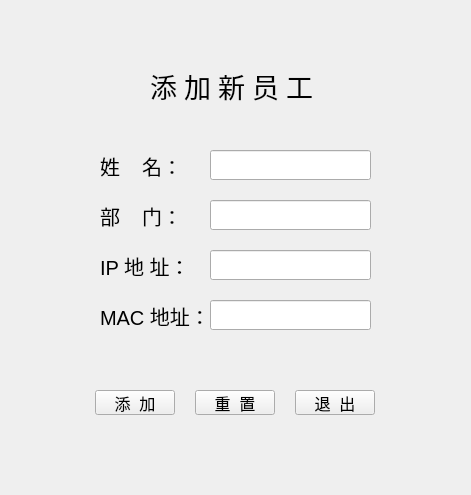
<?xml version="1.0" encoding="UTF-8"?>
<ui version="4.0">
 <class>Form</class>
 <widget class="QWidget" name="Form">
  <property name="geometry">
   <rect>
    <x>0</x>
    <y>0</y>
    <width>471</width>
    <height>495</height>
   </rect>
  </property>
  <property name="windowTitle">
   <string>Form</string>
  </property>
  <widget class="QLabel" name="title_label">
   <property name="geometry">
    <rect>
     <x>150</x>
     <y>60</y>
     <width>171</width>
     <height>51</height>
    </rect>
   </property>
   <property name="font">
    <font>
     <family>方正大黑简体</family>
     <pointsize>20</pointsize>
    </font>
   </property>
   <property name="text">
    <string>添 加 新 员 工</string>
   </property>
  </widget>
  <widget class="QLabel" name="user_label">
   <property name="geometry">
    <rect>
     <x>100</x>
     <y>150</y>
     <width>111</width>
     <height>31</height>
    </rect>
   </property>
   <property name="font">
    <font>
     <pointsize>15</pointsize>
    </font>
   </property>
   <property name="text">
    <string>姓    名：</string>
   </property>
  </widget>
  <widget class="QLineEdit" name="user_lineEdit">
   <property name="geometry">
    <rect>
     <x>210</x>
     <y>150</y>
     <width>161</width>
     <height>30</height>
    </rect>
   </property>
   <property name="font">
    <font>
     <pointsize>15</pointsize>
    </font>
   </property>
  </widget>
  <widget class="QLineEdit" name="dept_lineEdit">
   <property name="geometry">
    <rect>
     <x>210</x>
     <y>200</y>
     <width>161</width>
     <height>30</height>
    </rect>
   </property>
   <property name="font">
    <font>
     <pointsize>15</pointsize>
    </font>
   </property>
  </widget>
  <widget class="QLabel" name="dept_label">
   <property name="geometry">
    <rect>
     <x>100</x>
     <y>200</y>
     <width>111</width>
     <height>31</height>
    </rect>
   </property>
   <property name="font">
    <font>
     <pointsize>15</pointsize>
    </font>
   </property>
   <property name="text">
    <string>部    门：</string>
   </property>
  </widget>
  <widget class="QPushButton" name="add_btn">
   <property name="geometry">
    <rect>
     <x>95</x>
     <y>390</y>
     <width>80</width>
     <height>25</height>
    </rect>
   </property>
   <property name="font">
    <font>
     <pointsize>12</pointsize>
    </font>
   </property>
   <property name="text">
    <string>添  加</string>
   </property>
  </widget>
  <widget class="QPushButton" name="reset_btn">
   <property name="geometry">
    <rect>
     <x>195</x>
     <y>390</y>
     <width>80</width>
     <height>25</height>
    </rect>
   </property>
   <property name="font">
    <font>
     <pointsize>12</pointsize>
    </font>
   </property>
   <property name="text">
    <string>重  置</string>
   </property>
  </widget>
  <widget class="QPushButton" name="quit_btn">
   <property name="geometry">
    <rect>
     <x>295</x>
     <y>390</y>
     <width>80</width>
     <height>25</height>
    </rect>
   </property>
   <property name="font">
    <font>
     <pointsize>12</pointsize>
    </font>
   </property>
   <property name="text">
    <string>退  出</string>
   </property>
  </widget>
  <widget class="QLabel" name="mac_label">
   <property name="geometry">
    <rect>
     <x>100</x>
     <y>300</y>
     <width>111</width>
     <height>31</height>
    </rect>
   </property>
   <property name="font">
    <font>
     <pointsize>15</pointsize>
    </font>
   </property>
   <property name="text">
    <string>MAC 地址：</string>
   </property>
  </widget>
  <widget class="QLabel" name="ip_label">
   <property name="geometry">
    <rect>
     <x>100</x>
     <y>250</y>
     <width>111</width>
     <height>31</height>
    </rect>
   </property>
   <property name="font">
    <font>
     <pointsize>15</pointsize>
    </font>
   </property>
   <property name="text">
    <string>IP 地 址：</string>
   </property>
  </widget>
  <widget class="QLineEdit" name="mac_lineEdit">
   <property name="geometry">
    <rect>
     <x>210</x>
     <y>300</y>
     <width>161</width>
     <height>30</height>
    </rect>
   </property>
   <property name="font">
    <font>
     <pointsize>15</pointsize>
    </font>
   </property>
   <property name="text">
    <string/>
   </property>
  </widget>
  <widget class="QLineEdit" name="ip_lineEdit">
   <property name="geometry">
    <rect>
     <x>210</x>
     <y>250</y>
     <width>161</width>
     <height>30</height>
    </rect>
   </property>
   <property name="font">
    <font>
     <pointsize>15</pointsize>
    </font>
   </property>
   <property name="text">
    <string/>
   </property>
  </widget>
 </widget>
 <resources/>
 <connections/>
</ui>
